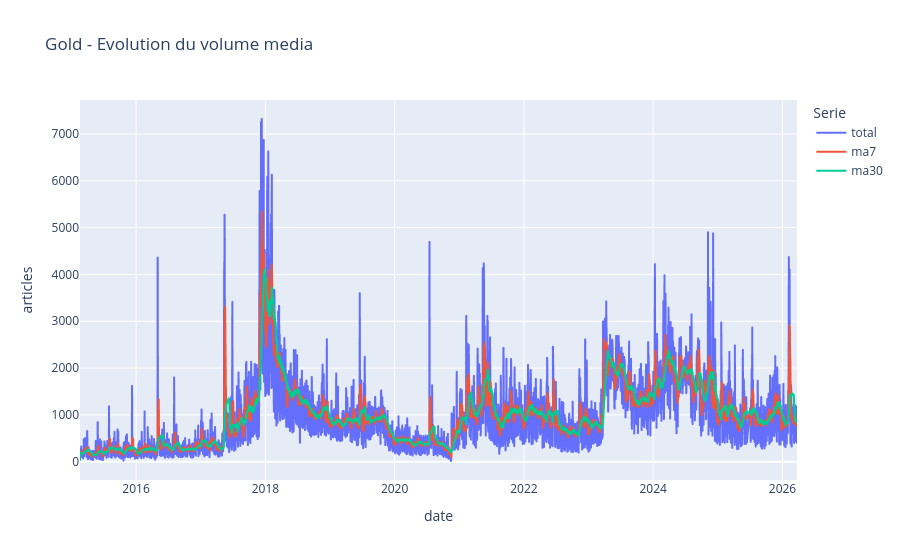
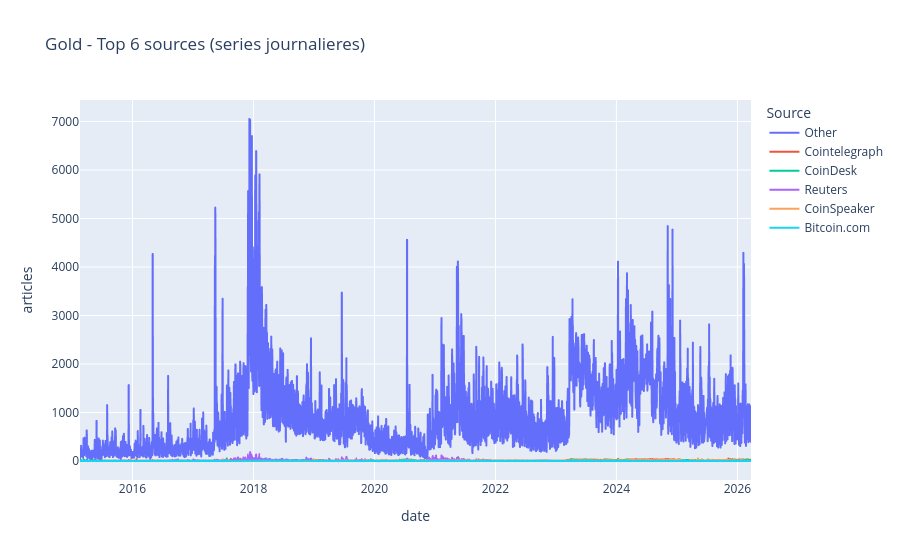

Notebook code for these charts, in order:
### Code cell
# =============================================================================
# SECTION 5 — Tendances temporelles
# -----------------------------------------------------------------------------
# Graphe 1 : série journalière totale + moyennes mobiles 7j et 30j
#            (lissage pour dégager la tendance de fond)
# Graphe 2 : top 6 sources individuelles dans le temps
#            (comprendre quelles sources sont les plus actives et sur quelle période)
# =============================================================================
plot_df = gold_df.sort_values("date").copy()
plot_df["ma7"] = plot_df["total"].rolling(7, min_periods=1).mean()
plot_df["ma30"] = plot_df["total"].rolling(30, min_periods=1).mean()

# Serie globale: total + moyennes mobiles
time_series_df = plot_df[["date", "total", "ma7", "ma30"]].melt(
    id_vars="date",
    var_name="serie",
    value_name="articles",
)

fig_total = px.line(
    time_series_df,
    x="date",
    y="articles",
    color="serie",
    title="Gold - Evolution du volume media (total + MA 7j / 30j)",
)
fig_total.update_layout(legend_title_text="Serie")
fig_total.show()

# Top 6 sources dans le temps
top_sources = source_totals.head(6).index.tolist()
top_sources_df = plot_df[["date"] + top_sources].melt(
    id_vars="date",
    var_name="source",
    value_name="articles",
)

fig_sources = px.line(
    top_sources_df,
    x="date",
    y="articles",
    color="source",
    title="Gold - Top 6 sources (series journalieres)",
)
fig_sources.update_layout(legend_title_text="Source")
fig_sources.show()

### Figure 1 — Plotly figure (JSON) as saved in the notebook; plotly's stock layout.template omitted (floating-point values rounded to 4 significant figures; data arrays with more than 128 entries replaced by an {"elided": "..."} marker saying what was removed)
{"data": [{"hovertemplate": "serie=total<br>date=%{x}<br>articles=%{y}<extra></extra>", "legendgroup": "total", "line": {"color": "#636efa", "dash": "solid"}, "marker": {"symbol": "circle"}, "mode": "lines", "name": "total", "showlegend": true, "type": "scattergl", "x": {"elided": "4035 str values"}, "xaxis": "x", "y": {"elided": "4035 float values"}, "yaxis": "y"}, {"hovertemplate": "serie=ma7<br>date=%{x}<br>articles=%{y}<extra></extra>", "legendgroup": "ma7", "line": {"color": "#EF553B", "dash": "solid"}, "marker": {"symbol": "circle"}, "mode": "lines", "name": "ma7", "showlegend": true, "type": "scattergl", "x": {"elided": "4035 str values"}, "xaxis": "x", "y": {"elided": "4035 float values"}, "yaxis": "y"}, {"hovertemplate": "serie=ma30<br>date=%{x}<br>articles=%{y}<extra></extra>", "legendgroup": "ma30", "line": {"color": "#00cc96", "dash": "solid"}, "marker": {"symbol": "circle"}, "mode": "lines", "name": "ma30", "showlegend": true, "type": "scattergl", "x": {"elided": "4035 str values"}, "xaxis": "x", "y": {"elided": "4035 float values"}, "yaxis": "y"}], "layout": {"legend": {"title": {"text": "Serie"}, "tracegroupgap": 0}, "title": {"text": "Gold - Evolution du volume media"}, "xaxis": {"anchor": "y", "domain": [0, 1], "title": {"text": "date"}}, "yaxis": {"anchor": "x", "domain": [0, 1], "title": {"text": "articles"}}}}

### Figure 2 — Plotly figure (JSON) as saved in the notebook; plotly's stock layout.template omitted (floating-point values rounded to 4 significant figures; data arrays with more than 128 entries replaced by an {"elided": "..."} marker saying what was removed)
{"data": [{"hovertemplate": "source=Other<br>date=%{x}<br>articles=%{y}<extra></extra>", "legendgroup": "Other", "line": {"color": "#636efa", "dash": "solid"}, "marker": {"symbol": "circle"}, "mode": "lines", "name": "Other", "showlegend": true, "type": "scattergl", "x": {"elided": "4035 str values"}, "xaxis": "x", "y": {"elided": "4035 int values"}, "yaxis": "y"}, {"hovertemplate": "source=Cointelegraph<br>date=%{x}<br>articles=%{y}<extra></extra>", "legendgroup": "Cointelegraph", "line": {"color": "#EF553B", "dash": "solid"}, "marker": {"symbol": "circle"}, "mode": "lines", "name": "Cointelegraph", "showlegend": true, "type": "scattergl", "x": {"elided": "4035 str values"}, "xaxis": "x", "y": {"elided": "4035 int values"}, "yaxis": "y"}, {"hovertemplate": "source=CoinDesk<br>date=%{x}<br>articles=%{y}<extra></extra>", "legendgroup": "CoinDesk", "line": {"color": "#00cc96", "dash": "solid"}, "marker": {"symbol": "circle"}, "mode": "lines", "name": "CoinDesk", "showlegend": true, "type": "scattergl", "x": {"elided": "4035 str values"}, "xaxis": "x", "y": {"elided": "4035 int values"}, "yaxis": "y"}, {"hovertemplate": "source=Reuters<br>date=%{x}<br>articles=%{y}<extra></extra>", "legendgroup": "Reuters", "line": {"color": "#ab63fa", "dash": "solid"}, "marker": {"symbol": "circle"}, "mode": "lines", "name": "Reuters", "showlegend": true, "type": "scattergl", "x": {"elided": "4035 str values"}, "xaxis": "x", "y": {"elided": "4035 int values"}, "yaxis": "y"}, {"hovertemplate": "source=CoinSpeaker<br>date=%{x}<br>articles=%{y}<extra></extra>", "legendgroup": "CoinSpeaker", "line": {"color": "#FFA15A", "dash": "solid"}, "marker": {"symbol": "circle"}, "mode": "lines", "name": "CoinSpeaker", "showlegend": true, "type": "scattergl", "x": {"elided": "4035 str values"}, "xaxis": "x", "y": {"elided": "4035 int values"}, "yaxis": "y"}, {"hovertemplate": "source=Bitcoin.com<br>date=%{x}<br>articles=%{y}<extra></extra>", "legendgroup": "Bitcoin.com", "line": {"color": "#19d3f3", "dash": "solid"}, "marker": {"symbol": "circle"}, "mode": "lines", "name": "Bitcoin.com", "showlegend": true, "type": "scattergl", "x": {"elided": "4035 str values"}, "xaxis": "x", "y": {"elided": "4035 int values"}, "yaxis": "y"}], "layout": {"legend": {"title": {"text": "Source"}, "tracegroupgap": 0}, "title": {"text": "Gold - Top 6 sources (series journalieres)"}, "xaxis": {"anchor": "y", "domain": [0, 1], "title": {"text": "date"}}, "yaxis": {"anchor": "x", "domain": [0, 1], "title": {"text": "articles"}}}}
